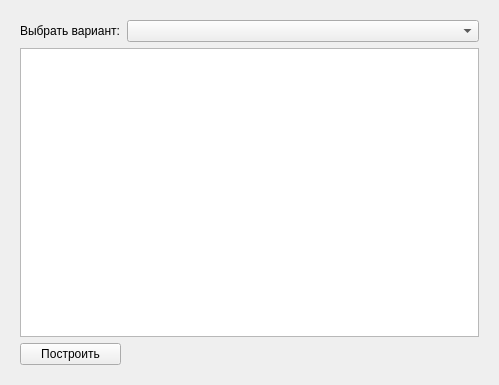
<?xml version="1.0" encoding="UTF-8"?>
<ui version="4.0">
 <class>Form</class>
 <widget class="QWidget" name="Form">
  <property name="geometry">
   <rect>
    <x>0</x>
    <y>0</y>
    <width>499</width>
    <height>385</height>
   </rect>
  </property>
  <property name="windowTitle">
   <string>Графики</string>
  </property>
  <layout class="QVBoxLayout" name="verticalLayout">
   <item>
    <widget class="QWidget" name="widget" native="true">
     <layout class="QGridLayout" name="gridLayout">
      <item row="0" column="0">
       <widget class="QLabel" name="label">
        <property name="text">
         <string>Выбрать вариант:</string>
        </property>
       </widget>
      </item>
      <item row="0" column="1">
       <widget class="QComboBox" name="variants">
        <property name="sizePolicy">
         <sizepolicy hsizetype="Expanding" vsizetype="Fixed">
          <horstretch>0</horstretch>
          <verstretch>0</verstretch>
         </sizepolicy>
        </property>
       </widget>
      </item>
      <item row="1" column="0" colspan="2">
       <widget class="PlotWidget" name="graph"/>
      </item>
      <item row="2" column="0">
       <widget class="QPushButton" name="btn">
        <property name="text">
         <string>Построить</string>
        </property>
       </widget>
      </item>
     </layout>
    </widget>
   </item>
  </layout>
 </widget>
 <customwidgets>
  <customwidget>
   <class>PlotWidget</class>
   <extends>QGraphicsView</extends>
   <header>pyqtgraph</header>
  </customwidget>
 </customwidgets>
 <resources/>
 <connections/>
</ui>
